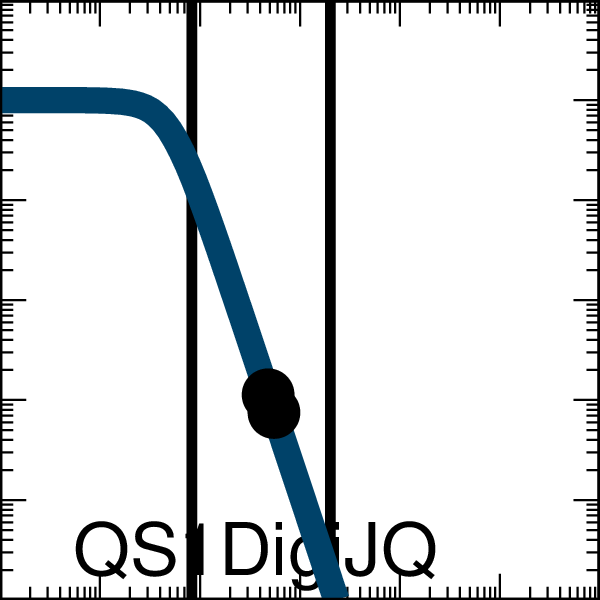

Recreate this plot in gnuplot.

set output "SimAnnealing_1-alu_A000_xfer_model_QS1_DigiJQ.eps"
set terminal postscript eps enhanced color "Helvetica, 35" size 2,2
set logscale x
set logscale y
set lmargin screen 0.0
set rmargin screen 1.0
set tmargin screen 1.0
set bmargin screen 0.0
set size ratio 1.0
set border linewidth 2
set tics scale 2
set mxtics 10
set mytics 10
set key bottom left
set key samplen -1
set xrange [0.001:1000.0]
set yrange [0.001:1000.0]
set format y "10^{%L}"    
set format x "10^{%L}"    
set format x ""    
set xlabel '00000110'
set arrow from 0.08323147996009803,0.001 to 0.08323147996009803,1000.0 nohead lw 10 lt 2 lc rgb '#000000'
set arrow from 2.0245589801154136,0.001 to 2.0245589801154136,1000.0 nohead lw 10 lt 2 lc rgb '#000000'
ymin = 0.0
ymax = 100.0
K = 0.05
n = 3.0
set dummy x

plot ymin+(ymax-ymin)/(1.0+(x/K)**n) lw 25 lc rgb '#004368' title 'QS1DigiJQ',\
 "<echo '1 2'" using (0.48):(0.11290045792425736)  with points pt 7 ps 4 lc rgb 'black' notitle,\
 "<echo '1 2'" using (0.55):(0.07507507507507508)  with points pt 7 ps 4 lc rgb 'black' notitle
